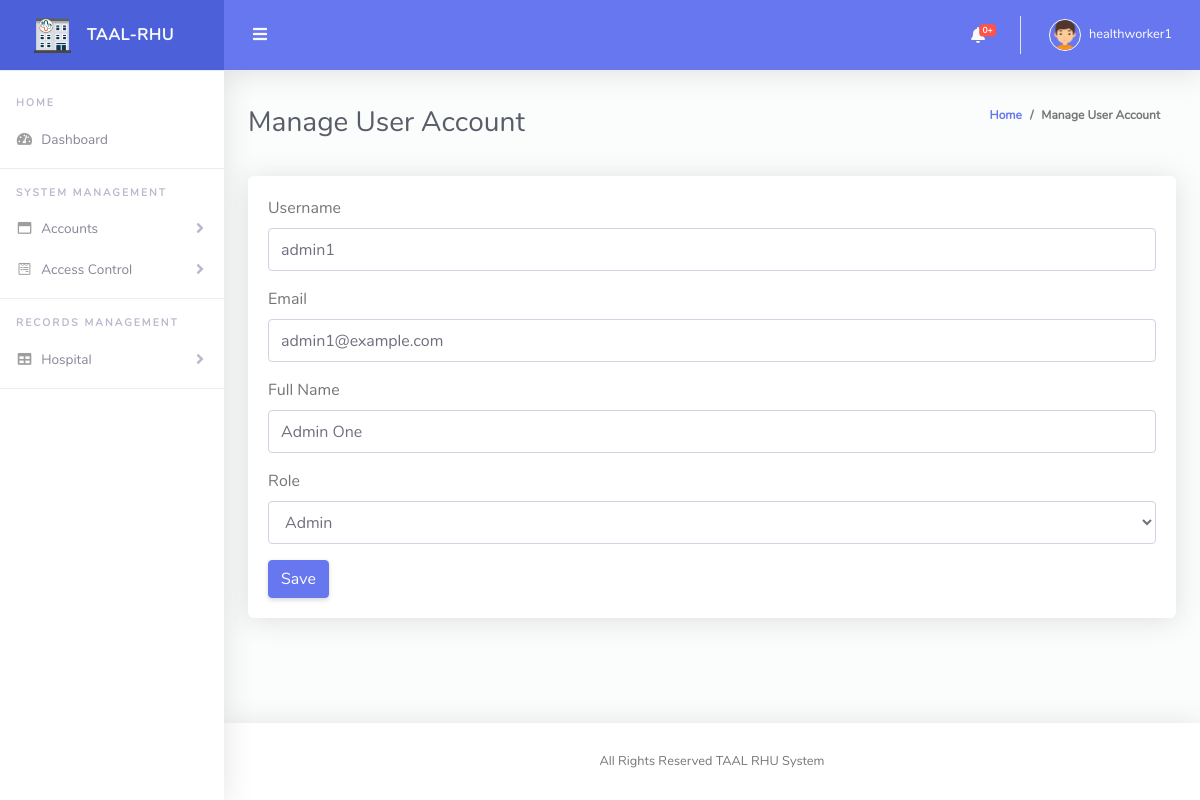
Page /admin/edit_user.php?user_id=1 (signed in) on the earlier database version.
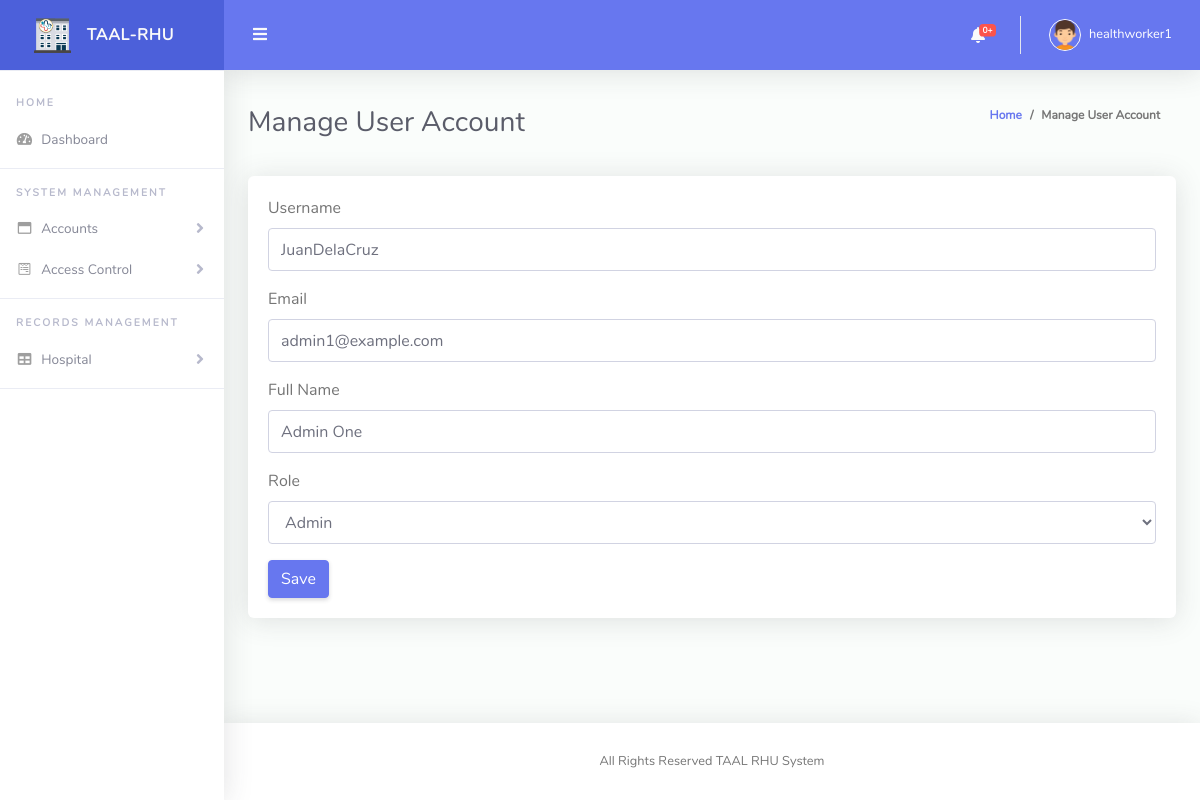
Same page on the later database version.
### tables this page shows
CREATE TABLE `users` (
  `user_id` int(11) NOT NULL,
  `username` varchar(50) NOT NULL,
  `password_hash` varchar(255) NOT NULL,
  `email` varchar(100) NOT NULL,
  `full_name` varchar(100) DEFAULT NULL,
  `role` enum('admin','health_worker') NOT NULL,
  `last_login` timestamp NOT NULL DEFAULT current_timestamp() ON UPDATE current_timestamp(),
  `date_created` timestamp NOT NULL DEFAULT current_timestamp()
);

### admin/edit_user.php (the view, shortened to what this page needs)
<!DOCTYPE html>
<?php include("../model/conn.php"); ?>
<html lang="en">
<head>
  <link href="vendor/fontawesome-free/css/all.min.css" rel="stylesheet" type="text/css">
  <link href="vendor/bootstrap/css/bootstrap.min.css" rel="stylesheet" type="text/css">
  <link href="css/ruang-admin.min.css" rel="stylesheet">
</head>
<body id="page-top">
  <div id="wrapper">
    <?php include("./nav.php");
    $username = $password_hash = $email = $full_name = $role = "";
    if (isset($_GET['user_id'])) {
      $user_id = $_GET['user_id'];
      $sql = "SELECT * FROM users WHERE user_id = $user_id";
      $result = $conn->query($sql);
      if ($result->num_rows > 0) {
        $row = $result->fetch_assoc();
        $username = $row['username'];
        $email = $row['email'];
        $full_name = $row['full_name'];
        $role = $row['role'];
      }
    }
    ?>
    <div class="container-fluid" id="container-wrapper">
      <div class="d-sm-flex align-items-center justify-content-between mb-4">
        <h1 class="h3 mb-0 text-gray-800">Manage User Account</h1>
        <ol class="breadcrumb">
          <li class="breadcrumb-item"><a href="./">Home</a></li>
          <li class="breadcrumb-item" aria-current="page">Manage User Account</li>
        </ol>
      </div>
      <div class="row">
        <div class="col-lg-12">
          <div class="card mb-4">
            <div class="card-body">
            <form method="post">
        <div class="form-group">
            <label for="username">Username</label>
            <input type="text" class="form-control" id="username" name="username" value="<?php echo $username; ?>" required>
        </div>
        <div class="form-group">
            <label for="email">Email</label>
            <input type="email" class="form-control" id="email" name="email" value="<?php echo $email; ?>" required>
        </div>
        <div class="form-group">
            <label for="full_name">Full Name</label>
            <input type="text" class="form-control" id="full_name" name="full_name" value="<?php echo $full_name; ?>">
        </div>
        <div class="form-group">
            <label for="role">Role</label>
            <select class="form-control" id="role" name="role" required>
                <option value="admin" <?php echo ($role == 'admin') ? 'selected' : ''; ?>>Admin</option>
            </select>
        </div>
        <button type="submit" class="btn btn-primary">Save</button>
    </form>
            </div>
          </div>
        </div>
      </div>
    </div>
  </div>
  <?php include("./footer.php"); ?>
  </div>
  </div>
</body>
</html>

### admin/nav.php (shortened to what this page needs)
<ul class="navbar-nav sidebar sidebar-light accordion" id="accordionSidebar">
      <a class="sidebar-brand d-flex align-items-center justify-content-center" href="index.php">
        <div class="sidebar-brand-icon">
          <img src="img/logo/logo2.png">
        </div>
        <div class="sidebar-brand-text mx-3">TAAL-RHU</div>
      </a>
      <hr class="sidebar-divider my-0">
      <br>
      <div class="sidebar-heading">
        Home
      </div>
      <li class="nav-item <?php if (basename($_SERVER['REQUEST_URI']) == "index.php") { echo ' active ';} ?>">
        <a class="nav-link" href="index.php">
          <i class="fas fa-fw fa-tachometer-alt"></i>
          <span>Dashboard</span></a>
      </li>
      <hr class="sidebar-divider">
      <div class="sidebar-heading">
        System Management
      </div>
      <li class="nav-item <?php if (basename($_SERVER['REQUEST_URI']) == "admins.php" || basename($_SERVER['REQUEST_URI']) == "workers.php") { echo ' active ';} ?>">
        <a class="nav-link collapsed" href="#" data-toggle="collapse" data-target="#collapseBootstrap"
          aria-expanded="true" aria-controls="collapseBootstrap">
          <i class="far fa-fw fa-window-maximize"></i>
          <span>Accounts</span>
        </a>
      </li>
      <li class="nav-item <?php if (basename($_SERVER['REQUEST_URI']) == "qr_codes.php" || basename($_SERVER['REQUEST_URI']) == "sms_sent_preg.php" || basename($_SERVER['REQUEST_URI']) == "sms_sent_pat.php") { echo ' active ';} ?>">
        <a class="nav-link collapsed" href="#" data-toggle="collapse" data-target="#collapseForm" aria-expanded="true"
          aria-controls="collapseForm ">
          <i class="fab fa-fw fa-wpforms"></i>
          <span>Access Control</span>
        </a>
      </li>
      <hr class="sidebar-divider">
      <div class="sidebar-heading">
        Records Management
      </div>
      <li class="nav-item <?php if (basename($_SERVER['REQUEST_URI']) == "patients.php" || basename($_SERVER['REQUEST_URI']) == "m_records.php") { echo ' active ';} ?>">
        <a class="nav-link collapsed" href="#" data-toggle="collapse" data-target="#collapseTable" aria-expanded="true"
          aria-controls="collapseTable">
          <i class="fas fa-fw fa-table"></i>
          <span>Hospital </span>
        </a>
      </li>
      <hr class="sidebar-divider">
    </ul>
    <div id="content-wrapper" class="d-flex flex-column">
      <div id="content">
        <nav class="navbar navbar-expand navbar-light bg-navbar topbar mb-4 static-top">
          <button id="sidebarToggleTop" class="btn btn-link rounded-circle mr-3">
            <i class="fa fa-bars"></i>
          </button>
          <ul class="navbar-nav ml-auto">
            <li class="nav-item dropdown no-arrow mx-1">
              <a class="nav-link dropdown-toggle" href="#" id="alertsDropdown" role="button" data-toggle="dropdown"
                aria-haspopup="true" aria-expanded="false">
                <i class="fas fa-bell fa-fw"></i>
                <span class="badge badge-danger badge-counter"><?php NotificationsCount($conn) ?>+</span>
              </a>
            </li>
            <li class="nav-item dropdown no-arrow">
              <a class="nav-link dropdown-toggle" href="#" id="userDropdown" role="button" data-toggle="dropdown"
                aria-haspopup="true" aria-expanded="false">
                <img class="img-profile rounded-circle" src="img/boy.png" style="max-width: 60px">
                <span class="ml-2 d-none d-lg-inline text-white small"><?= $_SESSION['username'] ?></span>
              </a>
            </li>
          </ul>
        </nav>

### model/conn.php (shortened to what this page needs)
<?php
function NotificationsCount($conn) {
    $sql = "SELECT count(*) as count FROM `upcoming_followups` ";
$result = $conn->query($sql);
if ($result->num_rows > 0) {
   $row = $result->fetch_assoc();
    echo $row['count'];
  }
}
?>

### admin/footer.php
<footer class="sticky-footer bg-white">
        <div class="container my-auto">
          <div class="copyright text-center my-auto">
            <span>All Rights Reserved TAAL RHU System </b>
            </span>
          </div>
        </div>
      </footer>

Differences in the rows shown:
changed users "admin1@example.com": username "admin1" → "JuanDelaCruz"
